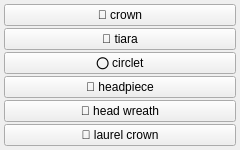
<?xml version="1.0" encoding="UTF-8"?>
<ui version="4.0">
 <class>clothes_crown_menu</class>
 <widget class="QWidget" name="clothes_crown_menu">
  <property name="geometry">
   <rect><x>0</x><y>0</y><width>240</width><height>60</height></rect>
  </property>
  <layout class="QGridLayout" name="grid">
   <property name="leftMargin"><number>4</number></property>
   <property name="topMargin"><number>4</number></property>
   <property name="rightMargin"><number>4</number></property>
   <property name="bottomMargin"><number>4</number></property>
   <property name="horizontalSpacing"><number>2</number></property>
   <property name="verticalSpacing"><number>2</number></property>
   <item row="0" column="0">
    <widget class="QPushButton" name="chk_crown">
     <property name="checkable"><bool>true</bool></property>
     <property name="text"><string>👑 crown</string></property>
     <property name="tags" stdset="0"><string>crown</string></property>
     <property name="group" stdset="0"><string>crown</string></property>
    </widget>
   </item>
   <item row="1" column="0">
    <widget class="QPushButton" name="chk_tiara">
     <property name="checkable"><bool>true</bool></property>
     <property name="text"><string>👸 tiara</string></property>
     <property name="tags" stdset="0"><string>tiara</string></property>
     <property name="group" stdset="0"><string>crown</string></property>
    </widget>
   </item>
   <item row="2" column="0">
    <widget class="QPushButton" name="chk_circlet">
     <property name="checkable"><bool>true</bool></property>
     <property name="text"><string>⭕ circlet</string></property>
     <property name="tags" stdset="0"><string>circlet</string></property>
     <property name="group" stdset="0"><string>crown</string></property>
    </widget>
   </item>
   <item row="3" column="0">
    <widget class="QPushButton" name="chk_headpiece">
     <property name="checkable"><bool>true</bool></property>
     <property name="text"><string>💐 headpiece</string></property>
     <property name="tags" stdset="0"><string>headpiece</string></property>
     <property name="group" stdset="0"><string>crown</string></property>
    </widget>
   </item>
   <item row="4" column="0">
    <widget class="QPushButton" name="chk_head_wreath">
     <property name="checkable"><bool>true</bool></property>
     <property name="text"><string>🌸 head wreath</string></property>
     <property name="tags" stdset="0"><string>head wreath</string></property>
     <property name="group" stdset="0"><string>crown</string></property>
    </widget>
   </item>
   <item row="5" column="0">
    <widget class="QPushButton" name="chk_laurel_crown">
     <property name="checkable"><bool>true</bool></property>
     <property name="text"><string>🌿 laurel crown</string></property>
     <property name="tags" stdset="0"><string>laurel crown</string></property>
     <property name="group" stdset="0"><string>crown</string></property>
    </widget>
   </item>
  </layout>
 </widget>
 <resources/>
 <connections/>
</ui>
